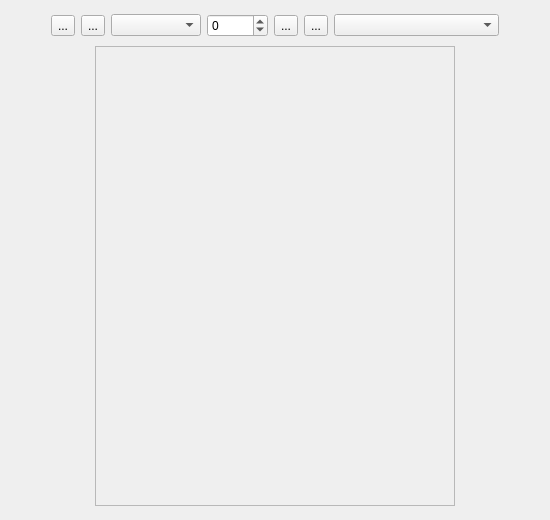
<?xml version="1.0" encoding="UTF-8"?>
<ui version="4.0">
 <class>GenericCalendarWidgetUi</class>
 <widget class="QWidget" name="GenericCalendarWidgetUi">
  <property name="geometry">
   <rect>
    <x>0</x>
    <y>0</y>
    <width>550</width>
    <height>520</height>
   </rect>
  </property>
  <layout class="QVBoxLayout" name="verticalLayout">
   <item>
    <layout class="QHBoxLayout" name="horizontalLayout_3">
     <item>
      <spacer name="horizontalSpacer_5">
       <property name="orientation">
        <enum>Qt::Horizontal</enum>
       </property>
       <property name="sizeHint" stdset="0">
        <size>
         <width>40</width>
         <height>20</height>
        </size>
       </property>
      </spacer>
     </item>
     <item>
      <widget class="QToolButton" name="previousYear">
       <property name="text">
        <string>...</string>
       </property>
      </widget>
     </item>
     <item>
      <widget class="QToolButton" name="previousMonth">
       <property name="text">
        <string>...</string>
       </property>
      </widget>
     </item>
     <item>
      <widget class="KComboBox" name="selectMonth">
       <property name="minimumSize">
        <size>
         <width>90</width>
         <height>0</height>
        </size>
       </property>
      </widget>
     </item>
     <item>
      <widget class="KIntSpinBox" name="selectYear">
       <property name="minimumSize">
        <size>
         <width>60</width>
         <height>0</height>
        </size>
       </property>
       <property name="maximumSize">
        <size>
         <width>80</width>
         <height>16777215</height>
        </size>
       </property>
       <property name="minimum">
        <number>-5000</number>
       </property>
       <property name="maximum">
        <number>10000</number>
       </property>
      </widget>
     </item>
     <item>
      <widget class="QToolButton" name="nextMonth">
       <property name="text">
        <string>...</string>
       </property>
      </widget>
     </item>
     <item>
      <widget class="QToolButton" name="nextYear">
       <property name="toolTip">
        <string>Previous Year</string>
       </property>
       <property name="text">
        <string>...</string>
       </property>
      </widget>
     </item>
     <item>
      <widget class="QComboBox" name="selectHemisphere">
       <property name="minimumSize">
        <size>
         <width>165</width>
         <height>0</height>
        </size>
       </property>
       <property name="maximumSize">
        <size>
         <width>165</width>
         <height>16777215</height>
        </size>
       </property>
      </widget>
     </item>
     <item>
      <spacer name="horizontalSpacer_6">
       <property name="orientation">
        <enum>Qt::Horizontal</enum>
       </property>
       <property name="sizeHint" stdset="0">
        <size>
         <width>40</width>
         <height>20</height>
        </size>
       </property>
      </spacer>
     </item>
    </layout>
   </item>
   <item>
    <layout class="QHBoxLayout" name="horizontalLayout_2">
     <item>
      <spacer name="horizontalSpacer">
       <property name="orientation">
        <enum>Qt::Horizontal</enum>
       </property>
       <property name="sizeType">
        <enum>QSizePolicy::Minimum</enum>
       </property>
       <property name="sizeHint" stdset="0">
        <size>
         <width>40</width>
         <height>20</height>
        </size>
       </property>
      </spacer>
     </item>
     <item>
      <widget class="QFrame" name="DateTableFrame">
       <property name="sizePolicy">
        <sizepolicy hsizetype="Expanding" vsizetype="Expanding">
         <horstretch>0</horstretch>
         <verstretch>0</verstretch>
        </sizepolicy>
       </property>
       <property name="minimumSize">
        <size>
         <width>360</width>
         <height>460</height>
        </size>
       </property>
       <property name="maximumSize">
        <size>
         <width>360</width>
         <height>460</height>
        </size>
       </property>
       <property name="frameShape">
        <enum>QFrame::StyledPanel</enum>
       </property>
       <property name="frameShadow">
        <enum>QFrame::Plain</enum>
       </property>
      </widget>
     </item>
     <item>
      <spacer name="horizontalSpacer_2">
       <property name="orientation">
        <enum>Qt::Horizontal</enum>
       </property>
       <property name="sizeType">
        <enum>QSizePolicy::Minimum</enum>
       </property>
       <property name="sizeHint" stdset="0">
        <size>
         <width>40</width>
         <height>20</height>
        </size>
       </property>
      </spacer>
     </item>
    </layout>
   </item>
  </layout>
 </widget>
 <customwidgets>
  <customwidget>
   <class>KComboBox</class>
   <extends>QComboBox</extends>
   <header>kcombobox.h</header>
  </customwidget>
  <customwidget>
   <class>KIntSpinBox</class>
   <extends>QSpinBox</extends>
   <header>knuminput.h</header>
  </customwidget>
 </customwidgets>
 <resources/>
 <connections/>
</ui>
